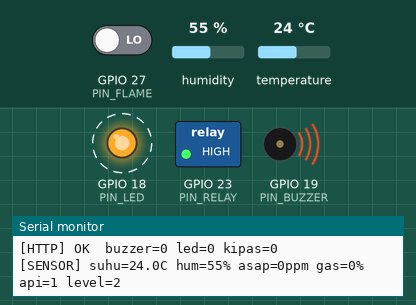
A sketch run on a simulated ESP32. Shown: switched loads named in the sketch (green lamp = pin HIGH), output pins drawn as LEDs (lit = HIGH), buzzer (waves = sounding, pin HIGH), the last lines printed to the serial monitor. Dashed ring = blinking. The test bench sets the inputs (shaded band); at power-on: GPIO 27 (PIN_FLAME) LOW, temperature 24 °C, humidity 55 % (analog values on the 0–4095 scale). WiFi joins after 1.5 s; servers stay silent unless stated; uploads are accepted with an empty reply.

Above: at 3.1 s.
3.2 s: GPIO 27 (PIN_FLAME) driven HIGH
At 5.0 s:
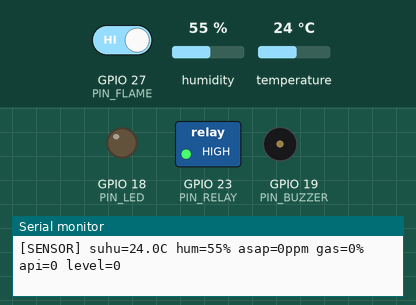
6.7 s: temperature set to 33 °C
8.2 s: temperature set to 36 °C
At 11.8 s:
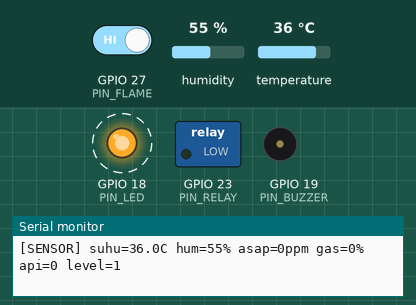
17.5 s: GPIO 27 (PIN_FLAME) driven LOW
At 19.38 s:
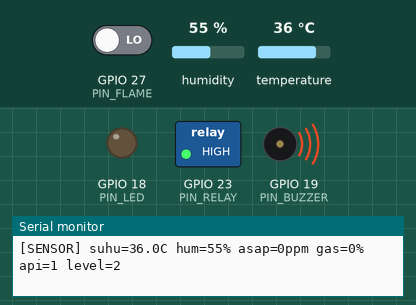
Timing chart, 0 to 22.0 s (numbered marks = the images above; inputs shaded):
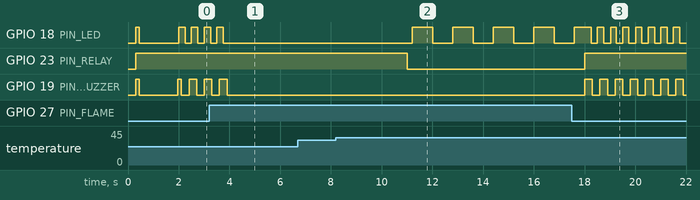

Measured:
- the behaviour switches between 34 and 35 °C on temperature (found by bisection; images 1 and 2)
- after the input at 3.2 s, GPIO 18 (PIN_LED): goes on until 3.8 s, then stays LOW; GPIO 19 (PIN_BUZZER): goes on until 3.9 s, then stays LOW
- after the input at 8.2 s, GPIO 18 (PIN_LED): alternates HIGH for 0.80 s and LOW for 0.80 s, starting after 3.0 s; GPIO 23 (PIN_RELAY): HIGH → LOW after 2.8 s
- after the input at 17.5 s, GPIO 23 (PIN_RELAY): LOW → HIGH after 0.51 s; GPIO 19 (PIN_BUZZER): alternates HIGH for 0.30 s and LOW for 0.30 s, starting after 0.51 s
- by itself, GPIO 18 (PIN_LED): repeats every 0.49 s: HIGH 0.25 s, LOW 0.25 s

The sketch:

cekapi_esp32.ino
```cpp
/*
 * CEKAPI.id - Firmware ESP32 DevKit V1
 * --------------------------------------------------------------
 * Sensor  : Inframerah/flame (api), MQ-2 (asap & gas), DHT11 (suhu & kelembaban)
 * Aktuator: LED, Buzzer, Kipas (via relay)
 *
 * Library (Library Manager Arduino IDE):
 *   - "DHT sensor library" oleh Adafruit  (+ "Adafruit Unified Sensor")
 * Board  : "ESP32 Dev Module"  (paket esp32 by Espressif, versi 2.x atau 3.x)
 *
 * Alur:
 *   - loop() (core 1)  : baca sensor tiap 1 dtk, tentukan level bahaya, atur aktuator.
 *                        Aktuator TETAP bekerja walau WiFi / server mati.
 *   - netTask (core 0) : kirim data ke server tiap SEND_INTERVAL_MS, lalu terima
 *                        status LED/Buzzer/Kipas yang diatur dari dashboard.
 *
 * Wiring (lihat README.md untuk detail):
 *   DHT11 DATA -> GPIO4        MQ-2 AO -> GPIO34 (WAJIB lewat pembagi tegangan)
 *   Flame DO   -> GPIO27       LED     -> GPIO18 (+ resistor 220 ohm)
 *   Buzzer     -> GPIO19       Relay IN-> GPIO23
 */
#include <WiFi.h>
#include <WiFiClientSecure.h>
#include <HTTPClient.h>
#include <DHT.h>
#include <math.h>

// ===================== KONFIGURASI (WAJIB DIUBAH) =====================
const char* WIFI_SSID  = "NAMA_WIFI";
const char* WIFI_PASS  = "PASSWORD_WIFI";
// XAMPP lokal : http://<IP-komputer>/cekapi.id/api/receive.php   (bukan localhost!)
// Hosting     : https://domainanda.com/api/receive.php
const char* SERVER_URL = "http://192.168.1.10/cekapi.id/api/receive.php";
const char* API_KEY    = "GANTI_DENGAN_KUNCI_RAHASIA_PANJANG";   // samakan dgn config/app.php
const char* DEVICE_ID  = "ESP32-01";

const unsigned long SEND_INTERVAL_MS = 5000;

// ===================== PIN & POLARITAS =====================
const uint8_t PIN_DHT    = 4;
const uint8_t PIN_MQ2    = 34;   // ADC1 (aman dipakai bersama WiFi)
const uint8_t PIN_FLAME  = 27;
const uint8_t PIN_LED    = 18;
const uint8_t PIN_BUZZER = 19;
const uint8_t PIN_RELAY  = 23;
#define DHTTYPE DHT11

const bool FLAME_ACTIVE_LOW  = true;   // kebanyakan modul flame: DO = LOW saat api
const bool RELAY_ACTIVE_LOW  = true;   // kebanyakan modul relay: IN = LOW -> aktif
const bool BUZZER_ACTIVE_LOW = false;  // buzzer aktif (active buzzer) umumnya HIGH = bunyi

// ===================== MQ-2 =====================
const float MQ2_VCC        = 5.0;      // MQ-2 diberi daya 5V (pin VIN)
const float MQ2_RL_KOHM    = 5.0;      // resistor beban di modul (cek modul Anda: 5k atau 10k)
const float DIVIDER_RATIO  = 1.667;    // pembagi AO->ADC: R1=10k (atas), R2=15k (bawah) => (10+15)/15
const float MQ2_CLEAN_AIR  = 9.83;     // Rs/R0 di udara bersih (datasheet MQ-2)
const unsigned long MQ2_WARMUP_MS = 30000;  // pemanasan awal (idealnya lebih lama)

// ===================== AMBANG BATAS (samakan dgn config/app.php) =====================
const float TH_SUHU_WASPADA = 35.0, TH_SUHU_BAHAYA = 45.0;   // derajat C
const int   TH_ASAP_WASPADA = 1000, TH_ASAP_BAHAYA = 2000;   // ppm
const int   TH_GAS_WASPADA  = 20,   TH_GAS_BAHAYA  = 50;     // persen

// ===================== STATE =====================
DHT dht(PIN_DHT, DHTTYPE);
SemaphoreHandle_t dataMutex;

float suhu = NAN, kelembaban = NAN;
int   asapPpm = 0, gasPct = 0;
bool  api = false;
int   lvlSuhu = 0, lvlAsap = 0, lvlGas = 0, lvlApi = 0, lvlAll = 0;   // 0 aman, 1 waspada, 2 bahaya

volatile bool webBuzzer = false, webLed = false, webKipas = false;   // perintah dari dashboard
float mq2R0 = 10.0;
bool  mq2Ready = false;
int   dhtFail = 0;
unsigned long lastSense = 0, lastDht = 0, lastWifiTry = 0;

// ===================== UTIL =====================
int levelOf(float v, float waspada, float bahaya) {
  if (isnan(v)) return 0;
  if (v >= bahaya)  return 2;
  if (v >= waspada) return 1;
  return 0;
}

void outPin(uint8_t pin, bool on, bool activeLow) {
  digitalWrite(pin, (on ^ activeLow) ? HIGH : LOW);
}

bool blinkEvery(unsigned long ms) { return (millis() / ms) % 2 == 0; }

// ===================== MQ-2 =====================
float mq2Volt() {                       // tegangan di pin AO modul (sebelum pembagi)
  uint32_t sum = 0;
  for (int i = 0; i < 16; i++) { sum += analogReadMilliVolts(PIN_MQ2); delay(2); }
  return (sum / 16.0f / 1000.0f) * DIVIDER_RATIO;
}

float mq2Rs(float vout) {
  if (vout < 0.05f) vout = 0.05f;
  if (vout > MQ2_VCC - 0.05f) vout = MQ2_VCC - 0.05f;
  return (MQ2_VCC - vout) / vout * MQ2_RL_KOHM;
}

// Dipanggil SEKALI setelah masa pemanasan selesai (tidak memblokir sensor lain)
void mq2Calibrate() {
  float rs = 0;
  for (int i = 0; i < 50; i++) { rs += mq2Rs(mq2Volt()); delay(20); }
  mq2R0 = (rs / 50.0f) / MQ2_CLEAN_AIR;
  mq2Ready = true;
  Serial.printf("[MQ2] Kalibrasi selesai, R0 = %.2f kOhm (pastikan saat itu udara bersih)\n", mq2R0);
}

// ===================== BACA SENSOR =====================
void readSensors() {
  // --- MQ-2: estimasi kasar, kalibrasi ulang sesuai sensor Anda ---
  int asap = 0, gas = 0;
  if (mq2Ready) {
    float ratio = mq2Rs(mq2Volt()) / mq2R0;
    if (ratio < 0.05f) ratio = 0.05f;
    float smoke = 3616.1f * powf(ratio, -2.675f);          // ppm asap (perkiraan)
    float lpg   = 574.25f * powf(ratio, -2.222f);          // ppm LPG  (perkiraan)
    asap = (int) constrain(smoke, 0.0f, 99999.0f);
    gas  = (int) constrain(lpg / 10000.0f * 100.0f, 0.0f, 100.0f);   // persen skala 0-10.000 ppm
  }

  // --- Sensor api: pilih nilai mayoritas dari 5 pembacaan ---
  int hit = 0;
  for (int i = 0; i < 5; i++) { if (digitalRead(PIN_FLAME) == (FLAME_ACTIVE_LOW ? LOW : HIGH)) hit++; delay(2); }
  bool apiNow = hit >= 3;

  // --- DHT11: maksimal tiap 2 detik ---
  float t = suhu, h = kelembaban;
  if (millis() - lastDht >= 2000) {
    lastDht = millis();
    float nt = dht.readTemperature(), nh = dht.readHumidity();
    if (!isnan(nt) && !isnan(nh)) { t = nt; h = nh; dhtFail = 0; }
    else if (++dhtFail >= 5) { t = NAN; h = NAN; }
  }

  // --- simpan + nilai level ---
  xSemaphoreTake(dataMutex, portMAX_DELAY);
  suhu = t; kelembaban = h; asapPpm = asap; gasPct = gas; api = apiNow;
  xSemaphoreGive(dataMutex);

  lvlSuhu = levelOf(t, TH_SUHU_WASPADA, TH_SUHU_BAHAYA);
  lvlAsap = levelOf(asap, TH_ASAP_WASPADA, TH_ASAP_BAHAYA);
  lvlGas  = levelOf(gas, TH_GAS_WASPADA, TH_GAS_BAHAYA);
  lvlApi  = apiNow ? 2 : 0;
  lvlAll  = max(max(lvlSuhu, lvlAsap), max(lvlGas, lvlApi));

  Serial.printf("[SENSOR] suhu=%.1fC hum=%.0f%% asap=%dppm gas=%d%% api=%d level=%d\n",
                isnan(t) ? -1.0f : t, isnan(h) ? -1.0f : h, asap, gas, apiNow, lvlAll);
}

// ===================== AKTUATOR =====================
void applyActuators() {
  bool led, buzzer;
  if (lvlAll == 2) {            // BAHAYA: LED kedip cepat + buzzer putus-putus
    led = blinkEvery(250);
    buzzer = blinkEvery(300);
  } else if (lvlAll == 1) {     // WASPADA: LED kedip pelan, buzzer ikut pengaturan dashboard
    led = blinkEvery(800);
    buzzer = webBuzzer;
  } else {                      // AMAN: ikut pengaturan dashboard
    led = webLed;
    buzzer = webBuzzer;
  }
  // Kipas menyala otomatis untuk membuang asap/gas/panas, KECUALI ada api
  // (kipas bisa membesarkan api). Selain itu ikut pengaturan dashboard.
  bool kipasAuto = (!api) && (lvlAsap >= 1 || lvlGas >= 1 || lvlSuhu >= 1);
  bool kipas = webKipas || kipasAuto;

  outPin(PIN_LED, led, false);
  outPin(PIN_BUZZER, buzzer, BUZZER_ACTIVE_LOW);
  outPin(PIN_RELAY, kipas, RELAY_ACTIVE_LOW);
}

// ===================== KIRIM DATA (task core 0) =====================
int jsonFlag(const String& s, const char* key) {
  String k = String("\"") + key + "\":";
  int i = s.indexOf(k);
  if (i < 0) return -1;
  return s.charAt(i + k.length()) == '1' ? 1 : 0;
}

void sendData() {
  if (WiFi.status() != WL_CONNECTED) return;

  float t, h; int a, g; bool f;
  xSemaphoreTake(dataMutex, portMAX_DELAY);
  t = suhu; h = kelembaban; a = asapPpm; g = gasPct; f = api;
  xSemaphoreGive(dataMutex);

  String body = "{\"device_id\":\"" + String(DEVICE_ID) + "\"";
  body += ",\"suhu\":" + (isnan(t) ? String("null") : String(t, 1));
  body += ",\"kelembaban\":" + (isnan(h) ? String("null") : String(h, 1));
  body += ",\"asap\":" + String(a);
  body += ",\"gas\":" + String(g);
  body += ",\"api\":" + String(f ? 1 : 0) + "}";

  HTTPClient http;
  WiFiClient plain;
  WiFiClientSecure secure;
  if (String(SERVER_URL).startsWith("https")) {
    secure.setInsecure();               // TIDAK memverifikasi sertifikat. Produksi: pakai setCACert()
    http.begin(secure, SERVER_URL);
  } else {
    http.begin(plain, SERVER_URL);
  }
  http.setTimeout(5000);
  http.addHeader("Content-Type", "application/json");
  http.addHeader("X-API-KEY", API_KEY);

  int code = http.POST(body);
  if (code == 200) {
    String res = http.getString();
    int b = jsonFlag(res, "buzzer"), l = jsonFlag(res, "led"), k = jsonFlag(res, "kipas");
    if (b >= 0) webBuzzer = b;
    if (l >= 0) webLed = l;
    if (k >= 0) webKipas = k;
    Serial.printf("[HTTP] OK  buzzer=%d led=%d kipas=%d\n", webBuzzer, webLed, webKipas);
  } else {
    Serial.printf("[HTTP] Gagal, kode=%d (%s)\n", code, code < 0 ? HTTPClient::errorToString(code).c_str() : "");
  }
  http.end();
}

void netTask(void*) {
  for (;;) {
    sendData();
    vTaskDelay(SEND_INTERVAL_MS / portTICK_PERIOD_MS);
  }
}

// ===================== WIFI =====================
void wifiConnect() {
  WiFi.mode(WIFI_STA);
  WiFi.setAutoReconnect(true);
  WiFi.begin(WIFI_SSID, WIFI_PASS);
  Serial.print(F("[WiFi] Menghubungkan"));
  unsigned long t0 = millis();
  while (WiFi.status() != WL_CONNECTED && millis() - t0 < 15000) { delay(300); Serial.print('.'); }
  if (WiFi.status() == WL_CONNECTED) Serial.printf("\n[WiFi] OK, IP %s\n", WiFi.localIP().toString().c_str());
  else Serial.println(F("\n[WiFi] Belum terhubung, sistem tetap berjalan lokal."));
}

void wifiKeepAlive() {
  if (WiFi.status() == WL_CONNECTED || millis() - lastWifiTry < 10000) return;
  lastWifiTry = millis();
  WiFi.disconnect();
  WiFi.begin(WIFI_SSID, WIFI_PASS);
}

// ===================== SETUP / LOOP =====================
void setup() {
  Serial.begin(115200);
  delay(300);

  pinMode(PIN_LED, OUTPUT);
  pinMode(PIN_BUZZER, OUTPUT);
  pinMode(PIN_RELAY, OUTPUT);
  pinMode(PIN_FLAME, INPUT);
  outPin(PIN_LED, false, false);
  outPin(PIN_BUZZER, false, BUZZER_ACTIVE_LOW);
  outPin(PIN_RELAY, false, RELAY_ACTIVE_LOW);

  analogReadResolution(12);
  analogSetPinAttenuation(PIN_MQ2, ADC_11db);
  dht.begin();
  dataMutex = xSemaphoreCreateMutex();

  // Uji aktuator singkat (relay & buzzer akan berbunyi sebentar)
  outPin(PIN_LED, true, false); outPin(PIN_BUZZER, true, BUZZER_ACTIVE_LOW); delay(150);
  outPin(PIN_LED, false, false); outPin(PIN_BUZZER, false, BUZZER_ACTIVE_LOW);

  wifiConnect();
  xTaskCreatePinnedToCore(netTask, "netTask", 12288, NULL, 1, NULL, 0);

  Serial.println(F("[MQ2] Pemanasan 30 dtk, pastikan udara bersih. Sensor api & suhu tetap aktif."));
}

void loop() {
  unsigned long now = millis();
  wifiKeepAlive();

  // Kalibrasi MQ-2 otomatis setelah pemanasan (sensor lain sudah berjalan sejak awal)
  if (!mq2Ready && now >= MQ2_WARMUP_MS) mq2Calibrate();

  if (now - lastSense >= 1000) {
    lastSense = now;
    readSensors();
  }
  applyActuators();   // dipanggil tiap putaran agar kedip LED/buzzer mulus
  delay(10);
}
```
